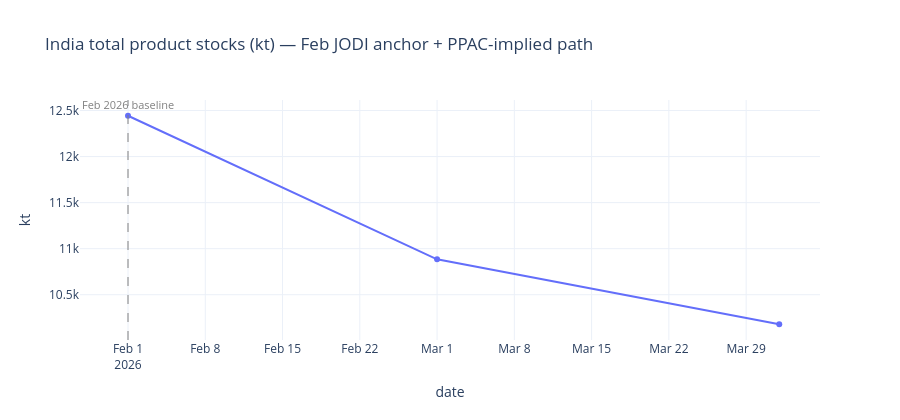

The notebook cell this image was saved under:
### Code cell
total = ppac_stocks['totals_estimated_by_date'].copy().sort_values('date')
recent = total[total['date'] >= '2025-10-01']
fig = px.line(
    recent,
    x='date',
    y='estimated_CLOSTLV',
    title='India total product stocks (kt) — Feb JODI anchor + PPAC-implied path',
    markers=True,
)
fig.add_shape(
    type='line', x0=WAR_BASELINE, x1=WAR_BASELINE,
    y0=0, y1=1, yref='paper',
    line=dict(color='gray', width=1, dash='dash'),
)
fig.add_annotation(
    x=WAR_BASELINE, y=1.02, xref='x', yref='paper',
    text='Feb 2026 baseline', showarrow=False,
    font=dict(color='gray', size=11),
)
fig.update_layout(height=420, template='plotly_white', yaxis_title='kt')
fig.show()

### Figure 1 — Plotly figure (JSON) as saved in the notebook; plotly's stock layout.template omitted (floating-point values rounded to 4 significant figures)
{"data": [{"hovertemplate": "date=%{x}<br>estimated_CLOSTLV=%{y}<extra></extra>", "legendgroup": "", "line": {"color": "#636efa", "dash": "solid"}, "marker": {"symbol": "circle"}, "mode": "lines+markers", "name": "", "orientation": "v", "showlegend": false, "type": "scatter", "x": ["2026-02-01T00:00:00.000000000", "2026-03-01T00:00:00.000000000", "2026-04-01T00:00:00.000000000"], "xaxis": "x", "y": [12440.0, 10880.0, 10180.0], "yaxis": "y"}], "layout": {"annotations": [{"font": {"color": "gray", "size": 11}, "showarrow": false, "text": "Feb 2026 baseline", "x": "2026-02-01T00:00:00", "xref": "x", "y": 1.02, "yref": "paper"}], "height": 420, "legend": {"tracegroupgap": 0}, "shapes": [{"line": {"color": "gray", "dash": "dash", "width": 1}, "type": "line", "x0": "2026-02-01T00:00:00", "x1": "2026-02-01T00:00:00", "y0": 0, "y1": 1, "yref": "paper"}], "title": {"text": "India total product stocks (kt) — Feb JODI anchor + PPAC-implied path"}, "xaxis": {"anchor": "y", "domain": [0, 1], "title": {"text": "date"}}, "yaxis": {"anchor": "x", "domain": [0, 1], "title": {"text": "kt"}}}}
